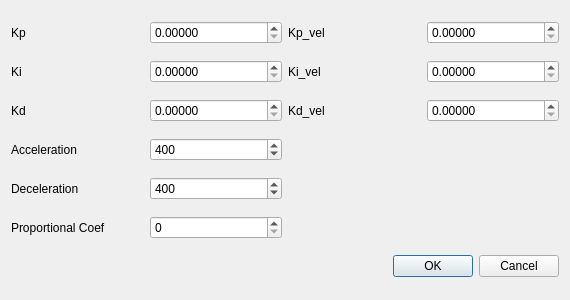
<?xml version="1.0" encoding="UTF-8"?>
<ui version="4.0">
 <class>Dialog</class>
 <widget class="QDialog" name="Dialog">
  <property name="geometry">
   <rect>
    <x>0</x>
    <y>0</y>
    <width>570</width>
    <height>300</height>
   </rect>
  </property>
  <property name="windowTitle">
   <string>Dialog</string>
  </property>
  <layout class="QGridLayout" name="gridLayout">
   <item row="2" column="2">
    <widget class="QLabel" name="label_12">
     <property name="text">
      <string>Kd_vel</string>
     </property>
    </widget>
   </item>
   <item row="5" column="0">
    <widget class="QLabel" name="label_6">
     <property name="text">
      <string>Proportional Coef</string>
     </property>
    </widget>
   </item>
   <item row="1" column="0">
    <widget class="QLabel" name="label_2">
     <property name="text">
      <string>Ki</string>
     </property>
    </widget>
   </item>
   <item row="0" column="1">
    <widget class="QDoubleSpinBox" name="kp_value">
     <property name="decimals">
      <number>5</number>
     </property>
    </widget>
   </item>
   <item row="0" column="3">
    <widget class="QDoubleSpinBox" name="kp_vel_value">
     <property name="decimals">
      <number>5</number>
     </property>
    </widget>
   </item>
   <item row="5" column="1">
    <widget class="QSpinBox" name="prop_value">
     <property name="maximum">
      <number>50</number>
     </property>
    </widget>
   </item>
   <item row="4" column="0">
    <widget class="QLabel" name="label_5">
     <property name="text">
      <string>Deceleration</string>
     </property>
    </widget>
   </item>
   <item row="0" column="2">
    <widget class="QLabel" name="label_9">
     <property name="text">
      <string>Kp_vel</string>
     </property>
    </widget>
   </item>
   <item row="3" column="1">
    <widget class="QSpinBox" name="acc_value">
     <property name="minimum">
      <number>1</number>
     </property>
     <property name="maximum">
      <number>5000</number>
     </property>
     <property name="value">
      <number>400</number>
     </property>
    </widget>
   </item>
   <item row="0" column="0">
    <widget class="QLabel" name="label">
     <property name="text">
      <string>Kp</string>
     </property>
    </widget>
   </item>
   <item row="3" column="0">
    <widget class="QLabel" name="label_4">
     <property name="text">
      <string>Acceleration</string>
     </property>
    </widget>
   </item>
   <item row="6" column="2" colspan="2">
    <widget class="QDialogButtonBox" name="buttonBox">
     <property name="orientation">
      <enum>Qt::Horizontal</enum>
     </property>
     <property name="standardButtons">
      <set>QDialogButtonBox::Cancel|QDialogButtonBox::Ok</set>
     </property>
    </widget>
   </item>
   <item row="2" column="3">
    <widget class="QDoubleSpinBox" name="kd_vel_value">
     <property name="decimals">
      <number>5</number>
     </property>
    </widget>
   </item>
   <item row="4" column="1">
    <widget class="QSpinBox" name="dec_value">
     <property name="minimum">
      <number>1</number>
     </property>
     <property name="maximum">
      <number>5000</number>
     </property>
     <property name="value">
      <number>400</number>
     </property>
    </widget>
   </item>
   <item row="2" column="0">
    <widget class="QLabel" name="label_3">
     <property name="text">
      <string>Kd</string>
     </property>
    </widget>
   </item>
   <item row="1" column="1">
    <widget class="QDoubleSpinBox" name="ki_value">
     <property name="decimals">
      <number>5</number>
     </property>
    </widget>
   </item>
   <item row="2" column="1">
    <widget class="QDoubleSpinBox" name="kd_value">
     <property name="decimals">
      <number>5</number>
     </property>
    </widget>
   </item>
   <item row="1" column="3">
    <widget class="QDoubleSpinBox" name="ki_vel_value">
     <property name="decimals">
      <number>5</number>
     </property>
    </widget>
   </item>
   <item row="1" column="2">
    <widget class="QLabel" name="label_8">
     <property name="text">
      <string>Ki_vel</string>
     </property>
    </widget>
   </item>
  </layout>
 </widget>
 <resources/>
 <connections>
  <connection>
   <sender>buttonBox</sender>
   <signal>accepted()</signal>
   <receiver>Dialog</receiver>
   <slot>accept()</slot>
   <hints>
    <hint type="sourcelabel">
     <x>248</x>
     <y>254</y>
    </hint>
    <hint type="destinationlabel">
     <x>157</x>
     <y>274</y>
    </hint>
   </hints>
  </connection>
  <connection>
   <sender>buttonBox</sender>
   <signal>rejected()</signal>
   <receiver>Dialog</receiver>
   <slot>reject()</slot>
   <hints>
    <hint type="sourcelabel">
     <x>316</x>
     <y>260</y>
    </hint>
    <hint type="destinationlabel">
     <x>286</x>
     <y>274</y>
    </hint>
   </hints>
  </connection>
 </connections>
</ui>
